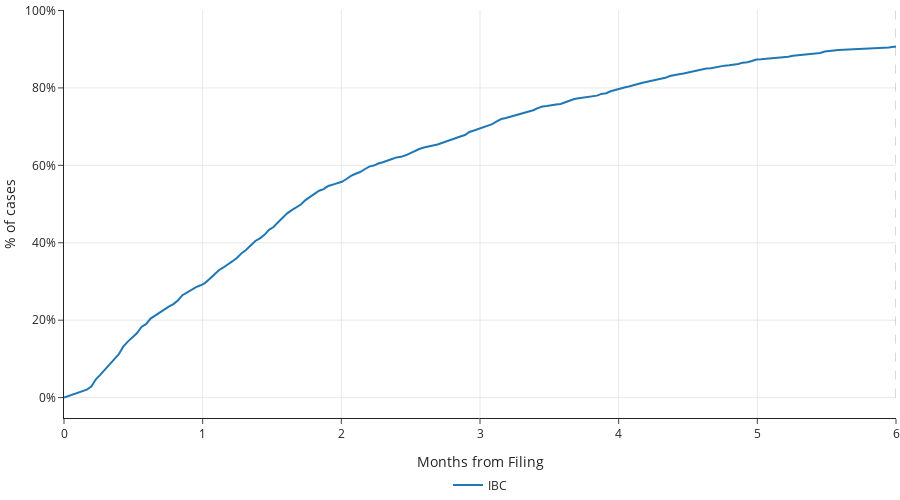

Notebook source saved alongside this figure:
### Markdown cell above
#### Time to first hearing

### Code cell
nclt_hearings["hearing_date"] = pd.to_datetime(nclt_hearings["hearing_date"], errors="coerce")
nclt_matters["filing_date"] = pd.to_datetime(nclt_matters["filing_date"], errors="coerce")
nclt_matters["updated_on"] = pd.to_datetime(nclt_matters["updated_on"], errors="coerce")

first_hearings_temp_initial = (
    nclt_hearings.groupby("filing_no")["hearing_date"].min().reset_index()
    .rename(columns={"hearing_date": "first_hearing_date"})
)

initial_merge = (
    nclt_matters[["filing_no", "main_matter_filing_no", "filing_date", "case_category", "updated_on"]]
    .merge(first_hearings_temp_initial, on="filing_no", how="left")
)

problematic_cases = initial_merge[
    (initial_merge["first_hearing_date"] < initial_merge["filing_date"]) &
    initial_merge["first_hearing_date"].notna() &
    initial_merge["filing_date"].notna()
]

if len(problematic_cases) > 0:
    problematic_filing_nos = problematic_cases["filing_no"].tolist()
    nclt_hearings_clean = nclt_hearings[~nclt_hearings["filing_no"].isin(problematic_filing_nos)]
else:
    print("No problematic cases found - proceeding with original data")
    nclt_hearings_clean = nclt_hearings

first_hearings_temp_nclt = (
    nclt_hearings_clean.groupby("filing_no")["hearing_date"].min().reset_index()
    .rename(columns={"hearing_date": "first_hearing_date"})
)

first_hearings_nclt = (
    nclt_matters[["filing_no", "main_matter_filing_no", "filing_date", "case_category", "updated_on"]]
    .merge(first_hearings_temp_nclt, on="filing_no", how="left")
    .groupby("main_matter_filing_no")
    .agg({
        "first_hearing_date": "min",
        "filing_date": "first",
        "case_category": "first",
        "updated_on": "max"
    })
    .reset_index()
)

first_hearings_nclt["event"] = False
first_hearings_nclt["time_to_hearing"] = pd.NaT

six_months = 6  

event_mask_nclt = (
    first_hearings_nclt["first_hearing_date"].notna() &
    first_hearings_nclt["filing_date"].notna() &
    ((first_hearings_nclt["first_hearing_date"] - first_hearings_nclt["filing_date"]).dt.days / 30.44 <= six_months)
)
if event_mask_nclt.any():
    first_hearings_nclt.loc[event_mask_nclt, "event"] = True
    first_hearings_nclt.loc[event_mask_nclt, "time_to_hearing"] = (
        (first_hearings_nclt.loc[event_mask_nclt, "first_hearing_date"] - first_hearings_nclt.loc[event_mask_nclt, "filing_date"]).dt.days / 30.44
    )

censored_mask_nclt = (
    ~first_hearings_nclt["event"] &
    first_hearings_nclt["filing_date"].notna() &
    first_hearings_nclt["updated_on"].notna()
)
if censored_mask_nclt.any():
    first_hearings_nclt.loc[censored_mask_nclt, "time_to_hearing"] = (
        (first_hearings_nclt.loc[censored_mask_nclt, "updated_on"] - first_hearings_nclt.loc[censored_mask_nclt, "filing_date"]).dt.days / 30.44
    ).clip(upper=six_months)

km_data_nclt = first_hearings_nclt.dropna(subset=["time_to_hearing", "event", "case_category"])
negative_times = km_data_nclt["time_to_hearing"] < 0
if negative_times.any():
    km_data_nclt = km_data_nclt[km_data_nclt["time_to_hearing"] >= 0]

kmf = KaplanMeierFitter()
fig = go.Figure()

for category, group in km_data_nclt.groupby("case_category"):
    if len(group) > 0:
        kmf.fit(group["time_to_hearing"], event_observed=group["event"], label=category)
        x_vals = kmf.survival_function_.index
        y_vals = 1 - kmf.survival_function_[category] 

        fig.add_trace(go.Scatter(
            x=x_vals,
            y=y_vals,
            mode='lines',
            name=category,
            showlegend=True,
            hovertemplate=f"<b>{category}</b><br>Months: %{{x:.1f}}<br>% of cases that got a first hearing: %{{y:.2%}}<extra></extra>"
        ))

fig.add_shape(
    type="line",
    x0=6, x1=6,
    y0=0, y1=1,
    line=dict(color="black", width=1, dash="dash"),
)

fig.update_layout(
    autosize=True,
    width=None,
    height=500,
    margin=dict(l=0, r=0, t=10, b=10),
    xaxis=dict(
        title="Months from Filing",
        range=[0, 6],
        showgrid=True
    ),
    yaxis=dict(
        title="% of cases",
        tickformat=".0%",
        showgrid=True
    ),
    legend=dict(
        orientation="h",
        yanchor="bottom",
        y=-0.2,
        xanchor="center",
        x=0.5
    ),
    template="simple_white",
    hovermode="closest"
)

# fig.write_html("images/nclt_time_to_first_hearing.html", full_html=True, include_plotlyjs="cdn",
#                config={"responsive": True, "modeBarButtonsToRemove": ["toImage"]})

fig.show()

print("Summary statistics by case category:")
for category, group in km_data_nclt.groupby("case_category"):
    hearing_count = group["event"].sum()
    total_count = len(group)
    median_duration = group["time_to_hearing"].median()
    print(f"{category}: {int(hearing_count)}/{total_count} with first hearing, "
          f"median time to first hearing: {median_duration:.2f} months")

print("\n% of cases that got a first hearing within 6 months:")
for category, group in km_data_nclt.groupby("case_category"):
    if len(group) > 0:
        kmf.fit(group["time_to_hearing"], event_observed=group["event"], label=category)
        try:
            prob_at_6_months = kmf.cumulative_density_at_times([6]).iloc[0]
            print(f"{category}: {prob_at_6_months:.1%}")
        except Exception as e:
            print(f"{category}: Could not calculate probability at exactly 6 months ({e})")

### Figure 1 — Plotly figure (JSON) as saved in the notebook; plotly's stock layout.template omitted (floating-point values rounded to 4 significant figures; data arrays with more than 128 entries replaced by an {"elided": "..."} marker saying what was removed)
{"data": [{"hovertemplate": "<b>IBC</b><br>Months: %{x:.1f}<br>% of cases that got a first hearing: %{y:.2%}<extra></extra>", "mode": "lines", "name": "IBC", "showlegend": true, "type": "scatter", "x": {"elided": "181 float values"}, "y": {"elided": "181 float values"}}], "layout": {"autosize": true, "height": 500, "hovermode": "closest", "legend": {"orientation": "h", "x": 0.5, "xanchor": "center", "y": -0.2, "yanchor": "bottom"}, "margin": {"b": 10, "l": 0, "r": 0, "t": 10}, "shapes": [{"line": {"color": "black", "dash": "dash", "width": 1}, "type": "line", "x0": 6, "x1": 6, "y0": 0, "y1": 1}], "xaxis": {"range": [0, 6], "showgrid": true, "title": {"text": "Months from Filing"}}, "yaxis": {"showgrid": true, "tickformat": ".0%", "title": {"text": "% of cases"}}}}
